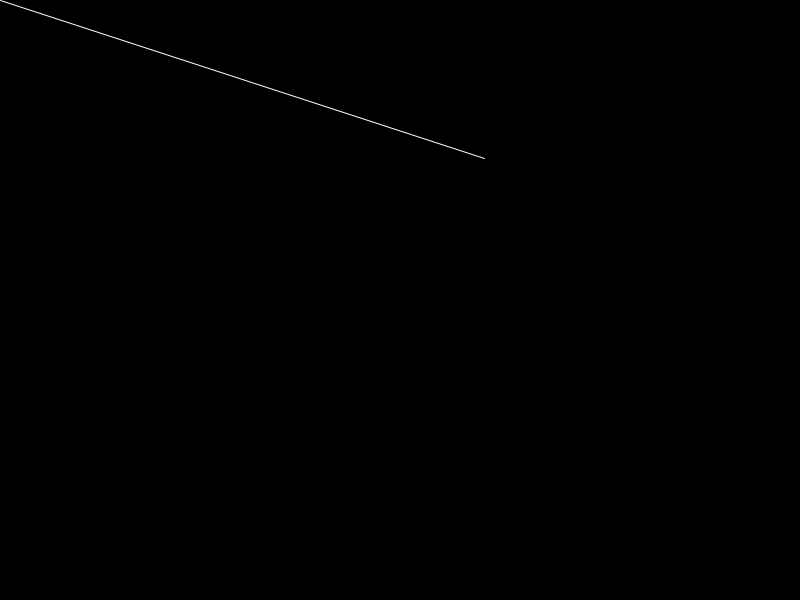
Frame 1 (no input)
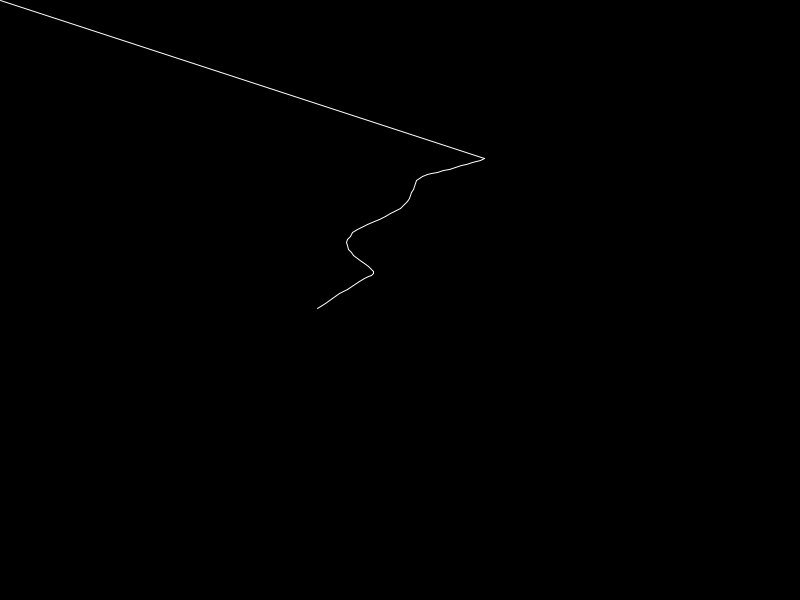
Frame 60 (the mouse pressed at the canvas centre just before this capture)
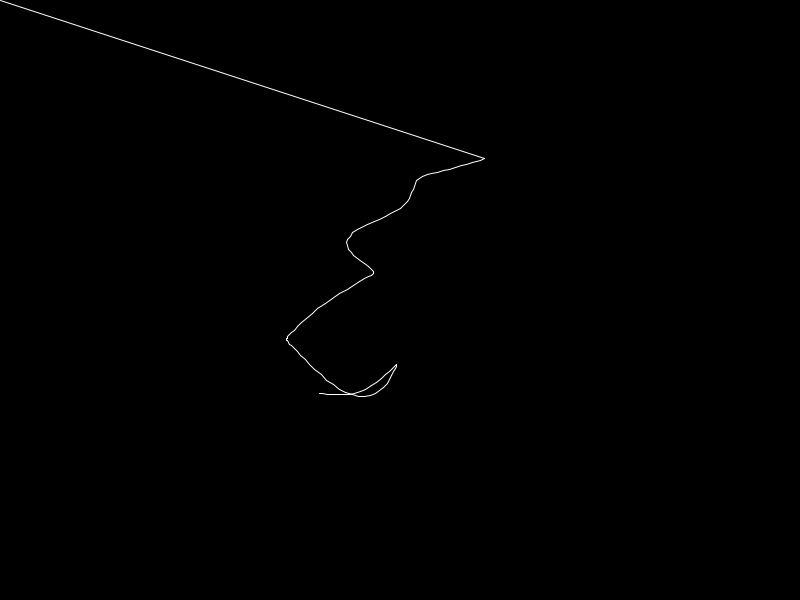
Frame 120 (the mouse held since frame 60 and released just before this capture)

The Processing sketch that drew these frames (run headless with seeded random() and noise(); from frame 60 on, the mouse is pressed at the canvas centre):

// Processing sketch: randomWalkNoise
// ── randomWalkNoise.pde
Walker w;

void setup(){
  size(800,600);
  w = new Walker();
  background(0);
}

void draw(){
  
   w.step();
   w.display();
}
// ── Walker.pde
class Walker {
  float x, y;
  float tx, ty;
  
  float prevX, prevY;
  
  Walker() {
    tx = 0;
    ty = 1000;
  }

  void display() {
    stroke(255);
    line(prevX,prevY,x, y);
  }

  // Randomly move according to floating point values
  void step() {
    prevX = x;
    prevY = y;
    
    x = map(noise(tx),0,1,0,width);
    y = map(noise(ty),0,1,0,height);
    
    x = constrain(x, 0, width-1);
    y = constrain(y, 0, height-1);
    
    tx += 0.01;
    ty += 0.01;
  }
}
